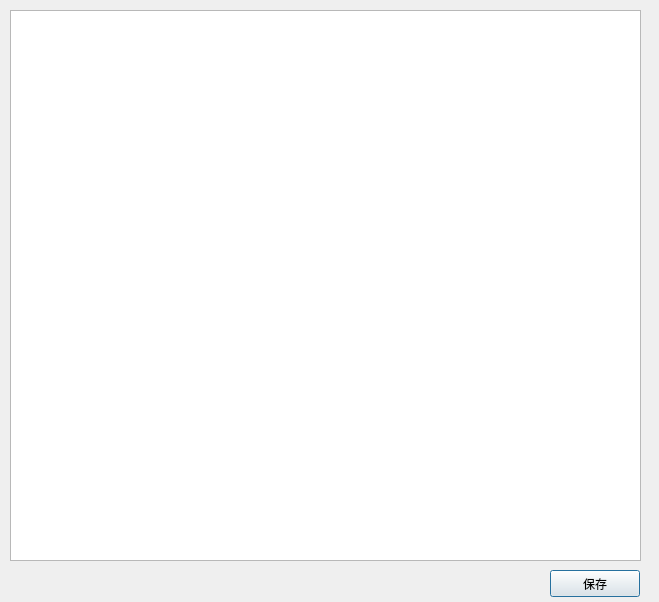
<?xml version="1.0" encoding="UTF-8"?>
<ui version="4.0">
 <class>Dialog</class>
 <widget class="QDialog" name="Dialog">
  <property name="geometry">
   <rect>
    <x>0</x>
    <y>0</y>
    <width>659</width>
    <height>602</height>
   </rect>
  </property>
  <property name="windowTitle">
   <string>参数设定</string>
  </property>
  <widget class="QPushButton" name="saveButton">
   <property name="geometry">
    <rect>
     <x>550</x>
     <y>570</y>
     <width>90</width>
     <height>27</height>
    </rect>
   </property>
   <property name="text">
    <string>保存</string>
   </property>
  </widget>
  <widget class="QPlainTextEdit" name="plainTextEdit">
   <property name="geometry">
    <rect>
     <x>10</x>
     <y>10</y>
     <width>631</width>
     <height>551</height>
    </rect>
   </property>
   <property name="plainText">
    <string/>
   </property>
  </widget>
 </widget>
 <resources/>
 <connections/>
</ui>
